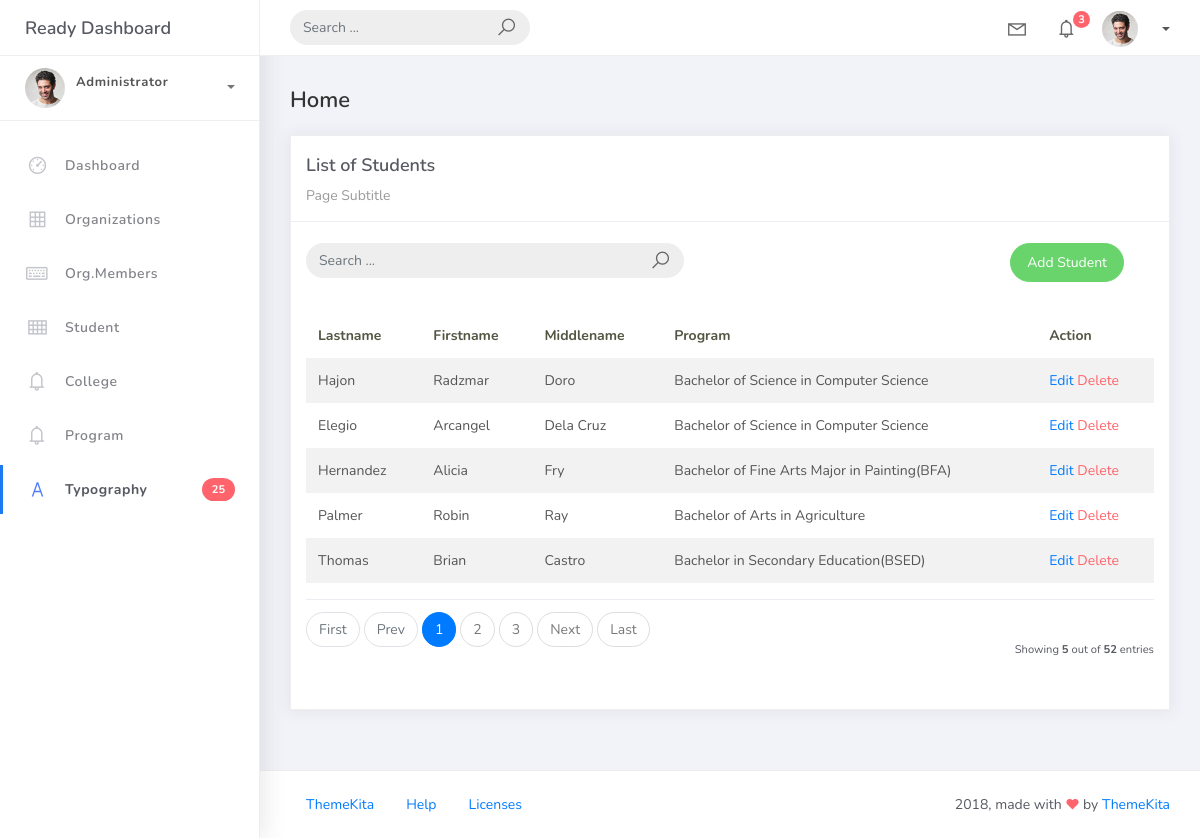
Screenshot of /student_list with the database file from the repository.
### studentorg/models.py (models this page shows, shortened)
class BaseModel(models.Model):
    created_at = models.DateTimeField(auto_now_add=True, db_index=True)
    updated_at = models.DateTimeField(auto_now=True)
    class Meta:
        abstract = True

class Student(BaseModel):
    student_id = models.CharField(max_length=15)
    lastname = models.CharField(max_length=25)
    firstname = models.CharField(max_length=25)
    middlename = models.CharField(max_length=25, blank=True, null=True)
    program = models.ForeignKey(Program, on_delete=models.CASCADE)

class Program(BaseModel):
    prog_name = models.CharField(max_length=150)
    college = models.ForeignKey(College, on_delete=models.CASCADE)
    def __str__ (self):
        return self.prog_name

### studentorg/views.py (the view, shortened to what this page needs)
# urls.py: path('student_list', StudentList.as_view(), name='student-list'),
class StudentList(ListView):
    model = Student
    context_object_name = 'student'
    template_name = 'student_list.html'
    paginate_by = 5
    def get_queryset(self):
        qs = super().get_queryset()
        query = self.request.GET.get('q')
        return qs

### templates/student_list.html
{% extends 'base.html' %} {% load static %} {% block content %}
<div class="content">
    <div class="container-fluid">
        <h4 class="page-title">Home</h4>
        <div class="row">
            <div class="col-md-12">
                <div class="card">
                    <div class="card-header">
                        <div class="card-title">List of Students</div>
                        <div class="card-category">Page Subtitle</div>
                    </div>
                    <br />
                        <div class="col-md-12 row">
                            <div class="col-md-6">
                                <form class="navbar-left navbar-form nav-search mr-md-3" action="{% url 'student-list' %}">
                                    <div class="input-group">
                                        <input type="text" placeholder="Search ..." class="form-control" name="q" />
                                        <div class="input-group-append">
                                        <span class="input-group-text">
                                            <i class="la la-search search-icon"></i>
                                        </span>
                                        </div>
                                    </div>
                                </form>
                            </div>
                            <div class="col-md-6">
                                <div class="pull-right">
                                    <a href="{% url 'student-add' %}" class="btn btn-success btn-rounded">Add Student</a>
                                </div>
                            </div>
                        </div>
                    <div class="card-body">
                        <table class="table table-striped mt-3">
                            <thead>
                                <tr>
                                    <th scope="col">Lastname</th>
                                    <th scope="col">Firstname</th>
                                    <th scope="col">Middlename</th>
                                    <th scope="col">Program</th>
                                    <th scope="col">Action</th>
                                </tr>
                            </thead>
                            <tbody>
                                {% for object in object_list %}
                                <tr>
                                    <td>{{ object.lastname }}</td>
                                    <td>{{ object.firstname }}</td>
                                    <td>{{ object.middlename }}</td>
                                    <td>{{ object.program }}</td>
                                    <td>
                                        <a href="student_list/{{object.id}}">Edit</a>
                                        <a href="student_list/{{ object.id }}/delete" class="text-danger">Delete</a>
                                    </td>
                                </tr>
                                {% empty %}
                                <tr>
                                    <td colspan="4" style="text-align: center">
                                        <p class="text-sm font-weight-bold mb-0">No Records Found</p>
                                    </td>
                                </tr>
                                {% endfor %}
                            </tbody>
                        </table>
                        {% include 'includes/pagination.html' %}
                    </div>
                </div>
            </div>
        </div>
    </div>
</div>
{% endblock %}

### rows the page displays
Student: lastname "Hajon", firstname "Radzmar", middlename "Doro", program "Bachelor of Science in Computer Science"
Student: lastname "Elegio", firstname "Arcangel", middlename "Dela Cruz", program "Bachelor of Science in Computer Science"
Student: lastname "Hernandez", firstname "Alicia", middlename "Fry", program "Bachelor of Fine Arts Major in Painting(BFA)"
Student: lastname "Palmer", firstname "Robin", middlename "Ray", program "Bachelor of Arts in Agriculture"
Student: lastname "Thomas", firstname "Brian", middlename "Castro", program "Bachelor in Secondary Education(BSED)"

### other values shown
{{ page_num }} "1"
{{ page_num }} "2" "3"
{{ object_list.count }} "5"
{{ paginator.count }} "52"
